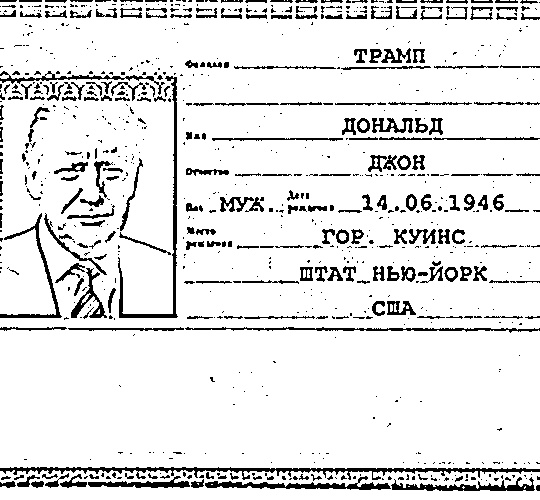
#> input picture pass_temp/0.jpg, 540 x 500 px, given in place of 2_symbols.jpg, which was not available
$ jupyter execute --allow-errors task_3.ipynb   (text cells are left out)
#> lines starting #> are read from the running program, lines starting #| are printed output that depends on the picture; pictures that were not available may be replaced by others from this repository, and a replacement may not be noted
### color_normalization.py
# -*- coding: utf-8 -*-
import cv2
import numpy as np

image_test = cv2.imread(r"D:\work\test_comp_vision\test_for_MindSet\pass_temp\2_symbols.jpg")
#> image_test is the input picture: shape (500, 540, 3); min 0, max 255, mean 228.4
image_test = cv2.cvtColor(image_test, cv2.COLOR_BGR2GRAY)
#> image_test: shape (500, 540)


# [71 lines left out: functions normalize_it, normalize_img_color, not called in this run]


# [18 lines that do not run on import are left out]

### task_3.ipynb
[cell 1]
import cv2
import numpy as np
import os
import math
import tensorflow as tf
import idx2numpy as idx
import time
import pytesseract
import string
import color_normalization as cn
import matplotlib.pyplot as plt

# from matplotlib import pyplot as plt       # чтобы выводить промежуточные фото в jupyter
from PIL import Image
from tensorflow import keras
from keras.models import Sequential
from keras import optimizers
from keras.layers import Convolution2D, MaxPooling2D, Dropout, Flatten, Dense, Reshape, LSTM, BatchNormalization, RandomZoom, RandomRotation, Rescaling, Resizing
from keras.optimizers import SGD, RMSprop, Adam
from keras import backend as K
from keras.constraints import maxnorm
from keras.preprocessing.image import ImageDataGenerator # Для аугментаци (устаревший способ, TF рекомендует добавить слой препроцессинга в модель)
from datetime import datetime
from datetime import timedelta

# Список всех настроечных параметров/констант
WORK_DIR = 'pass_photos'
TEMP_DIR = 'pass_temp'
MODELS_DIR = 'models'

#DATASET_IMG = r'D:\work\test_comp_vision\datasets\!_lines_w25_dataset_images_100k_upper2.idx'
#DATASET_CLS = r'D:\work\test_comp_vision\datasets\!_lines_w25_dataset_classes_100k_upper2.idx'

DS_TRAIN_IMG = r"D:\work\test_comp_vision\datasets\!_lines_w25_parsed_norm_TRAIN_125000_UPPER_CHAR_FIXED_COLOR_NORM_images.idx"
DS_TRAIN_LBL = r"D:\work\test_comp_vision\datasets\!_lines_w25_parsed_norm_TRAIN_125000_UPPER_CHAR_FIXED_COLOR_NORM_labels.idx"
DS_VALID_IMG = r"D:\work\test_comp_vision\datasets\!_lines_w25_parsed_norm_VALID_25000_UPPER_CHAR_FIXED_COLOR_NORM_images.idx"
DS_VALID_LBL = r"D:\work\test_comp_vision\datasets\!_lines_w25_parsed_norm_VALID_25000_UPPER_CHAR_FIXED_COLOR_NORM_labels.idx"
DS_TEST_IMG = r"D:\work\test_comp_vision\datasets\!_lines_w25_parsed_norm_TEST_25000_UPPER_CHAR_FIXED_COLOR_NORM_images.idx"
DS_TEST_LBL = r"D:\work\test_comp_vision\datasets\!_lines_w25_parsed_norm_TEST_25000_UPPER_CHAR_FIXED_COLOR_NORM_labels.idx"

SAVED_MODEL_NAME = 'ru_letters_125k_b64_e25_16pxMode_loss_0.14_acc_0.96.h5'
# TEST_FILE = 'pass_photos/1.jpeg'
IMG_HEIGHT = 1000            # требуемый размер фото для нормализации всех изображений
IMG_WIDTH = 600              # т.к. в задачу входит прочитать только ФИО, обрезаю серию/номер чтобы не усложнять распознавание
INDENT_LEFT = 220            # обрезаем фото т.к. без него получается лучше разделить фото на куски текста
INDENT_TOP = 40              # обрезаем лишнюю часть паспорта снизу
INDENT_BOTTOM = 120          # обрезаем нижние поля
SCALE_FACTOR = 1             # во сколько раз увеличиваем вырезанные слова для дальнейшей обработки букв
DATASET_SYMBOL_SIZE = 28     # размер изображений в тренировочном датасете
MODEL_SYMBOL_SIZE = 14       # т.к. распознаваемые фото имеют низкое разрешение - проще обучить модель на низком разрешении
# LABELS = '0123456789АБВГДЕЁЖЗИЙКЛМНОПРСТУФХЦЧШЩЪЫЬЭЮЯабвгдеёжзийклмнопрстуфхцчшщъыьэюя'
LABELS = 'АБВГДЕЁЖЗИЙКЛМНОПРСТУФХЦЧШЩЪЫЬЭЮЯ'   # for test 2
SYMBOLS_COUNT = len(LABELS)  # количество символов в датасете: 33 + 33 + 10 (заглавные, строчные, цифры)
SYMBOLS_MARGIN_X = 0.075       # это обозначает добавление полей вокруг текста шириной 7.5% от размера буквы слева/справа
SYMBOLS_MARGIN_Y = 0.1       # это обозначает добавление полей вокруг текста шириной 10% от размера буквы сверху/снизу
LANG = 'rus'                        # Язык для распознавания текста (Tesseract OCR)
PSM = 6                             # Page Segmentation Mode (--psm). Больше информации в Tesseract --help
OEM = 3                             # Engine Mode (--oem). Больше информации в Tesseract --help

[cell 2]
def get_files(directory: str) -> list:
    # Функция для получения списка файлов из каталога с фотографиями (как в task_1 и task_2)
    # TODO: переделать функцию, чтобы принимала в кач-ве параметра regex с перечислением искомых расширений файла
    names = []
    for filename in os.listdir(directory):
        if filename.endswith(".jpeg") or filename.endswith(".jpg") or filename.endswith(".png"):
            names.append(os.path.join(directory, filename))
    return names


# [222 lines left out: functions scale_image, normalize_img_size, cut_passport_info_area, set_gamma_corr, set_bright_cont, normalize_color and 3 more, not called in this run]


def labels_to_int(labels=LABELS) -> dict:
    # Преобразуем букву в числвой код для создания классов в модели
    # TODO - можно вынести этот функционал в препроцессинговый слой модели - layers.StringLookup(output_mode="one_hot")
#> called with labels = 'АБВГДЕЁЖЗИЙКЛМНОПРСТУФХЦЧШЩЪЫЬЭЮЯ'
    label_nums = {}
    for i, lab in enumerate(labels):
        label_nums[lab] = i
    print(label_nums)
    return label_nums


labels_comparison = labels_to_int()     # получаем сопоставление символа к коду из датасета
labels_symbol = list(labels_comparison.keys())     # и получаем отдельно список по символам и кодам
labels_class = list(labels_comparison.values())


# [93 lines left out: functions predict_img, recognize_word, recognize_symbol, recognize_by_tesseract, not called in this run]

[cell 3]
# Подгатавливаем модель для распознавания букв из датасетов по аналогии с EMNIST

# TODO - вместо подгонки данных перед отправкой на распознавание, нужно добавить этот слой непосредственно в модель
"""
resize_and_rescale = Sequential([
    layers.Resizing(DATASET_SYMBOL_SIZE, DATASET_SYMBOL_SIZE),
    layers.Rescaling(1./255)
])
"""

# does not use.
# [48 lines left out: functions augment, main_model, not called in this run]

[cell 4]
# Загружаем датасет Часть 1 / 2
TRAIN_SHARE = 0.7       # доля тренировочных данных = 75%
VALID_SHARE = (1 - TRAIN_SHARE) / 2     # доля валидационных данных - это половина от 100% минус тренировочные данные

# [11 lines of commented-out code are left out]
#> (the rest of this cell did not finish here and is left out)

#> (a cell that did not finish here is left out)

[cell 6]
BATCH = 64
EPOCH = 5     # TODO - прописать функционал авто выхода из обучения, если качество не улучшается на протяжении 10 эпох
DT_PATTERN = ("%Y.%m.%d %H:%M:%S")   # шаблон для вывода даты и времени запуска и завершения обучения модели


"""
# Способ обучения модели по изображениям прямо в папке без создания отдельного датасета
# В нем же задаются настройки аугментации, которая расширяет общую базу изображений с учетом модификаций картинки
# Генерируем изображения
generator = datagen.flow_from_directory(
    'data/train', # Папка с изображениями для обучения
    target_size=(224, 224), # Размер изображений
    batch_size=BATCH, # Размер батча
    class_mode='categorical' # Категориальная классификация
)

# Обучаем модель
model.fit_generator(
    generator,
    steps_per_epoch=len(generator),
    epochs=10
)
"""

# TODO - протестировать запуск на 100+ эпох 1/10 часть датасета (10 тыс изображений) с аугментацией

# Set a learning rate reduction
#> (the rest of this cell did not finish here and is left out)

[cell 7]
# [95 lines left out: function passport_data_parser, not called in this run]

[cell 8]
passports = get_files(WORK_DIR)
print(passports[:3])

[cell 9]
if 'model_name' in locals() or 'model_name' in globals():
    print("The model just created will be used.")
else:
    print("Early saved model will be used.")
    model_name = os.path.join(MODELS_DIR, SAVED_MODEL_NAME)

# TODO - тут потенциалная ошибка, если модель сохраняем в другом месте
#> (the rest of this cell did not finish here and is left out)

#> (a cell that did not finish here is left out)

[cell 11]
from tensorflow.keras.preprocessing import image
img = cv2.imread(r"D:\work\test_comp_vision\test_for_MindSet\pass_temp\0\0\3-0.jpg")
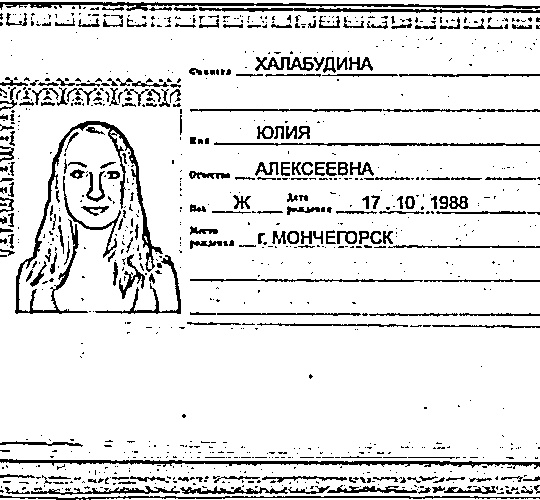
#> input picture pass_temp/1.jpg, 540 x 500 px, given in place of 3-0.jpg, which was not available
#> img is the input picture: shape (500, 540, 3); min 0, max 255, mean 226.2

gray = cv2.cvtColor(img, cv2.COLOR_BGR2GRAY)
# img_gamma = set_gamma_corr(image=img)
#img_uint8 = image.img_to_array(img, dtype='uint8')
#blur = cv2.medianBlur(img_uint8, 5)
# TODO - закомиттить в доку описание ошибки CV_8UC1. adaptive Threshold требует на вход изгбражение строкго gray!
# необходимо это описать либо в документации, либо в коде ошибки.
# cv2  error: (-215:Assertion failed) src.type() == CV_8UC1 in function 'cv::adaptiveThreshold'
tresh1 = cv2.adaptiveThreshold(gray, 255, cv2.ADAPTIVE_THRESH_GAUSSIAN_C, cv2.THRESH_BINARY, 9, 5)
#> tresh1: shape (500, 540); 88.7% white; black in thin lines or dots
#tresh2 = cv2.adaptiveThreshold(gray, 255, cv2.ADAPTIVE_THRESH_GAUSSIAN_C, cv2.THRESH_BINARY, 9, 7)
tresh3 = cv2.adaptiveThreshold(gray, 255, cv2.ADAPTIVE_THRESH_GAUSSIAN_C, cv2.THRESH_BINARY, 9, 9)
#> tresh3: shape (500, 540); 88.8% white; black in thin lines or dots
tresh4 = cv2.adaptiveThreshold(gray, 255, cv2.ADAPTIVE_THRESH_GAUSSIAN_C, cv2.THRESH_BINARY, 25, 9)
tresh5 = cv2.adaptiveThreshold(gray, 255, cv2.ADAPTIVE_THRESH_GAUSSIAN_C, cv2.THRESH_BINARY, 35, 9)
tresh6 = cv2.adaptiveThreshold(gray, 255, cv2.ADAPTIVE_THRESH_GAUSSIAN_C, cv2.THRESH_BINARY, 11, 11)
tresh7 = cv2.adaptiveThreshold(gray, 255, cv2.ADAPTIVE_THRESH_GAUSSIAN_C, cv2.THRESH_BINARY, 25, 25)  # ФАВОРИТ

# cv2.imshow('Gamma 0.25', set_gamma_corr(image=img, gamma=0.25))
# cv2.imshow('Gamma 0.5', set_gamma_corr(image=img, gamma=0.5))
cv2.imshow('orig_image', img)
# cv2.imshow('Gamma 2.0', set_gamma_corr(image=img, gamma=2.0))
cv2.imshow('Contrast 1.5', cv2.convertScaleAbs(gray, alpha=1.5, beta=0))
#cv2.imshow('Contrast 1.75', cv2.convertScaleAbs(gray, alpha=1.75, beta=0))
cv2.imshow('TRESH 9, 5', tresh1)
#cv2.imshow('TRESH 9, 7', tresh2)
#cont = cv2.convertScaleAbs(gray, alpha=1.25, beta=0)
tresh8 = cv2.adaptiveThreshold(gray, 255, cv2.ADAPTIVE_THRESH_GAUSSIAN_C, cv2.THRESH_BINARY, 25, 11)
cv2.imshow('TRESH 25, 11', tresh8)
cv2.imshow('TRESH 25, 9', tresh4)
cv2.imshow('TRESH 35, 9', tresh5)
cv2.imshow('TRESH 11, 11', tresh6)
cv2.imshow('TRESH 25, 25', tresh7)

cv2.waitKey(0)
# cv2.destroyAllwindows()

[cell 12]
from tensorflow.keras.preprocessing import image
img = cv2.imread(r"D:\work\test_comp_vision\test_for_MindSet\pass_temp\0\0\3-0.jpg")
scale_size = 0.5
dim1 = (int(img.shape[0]*scale_size), int(img.shape[1]*scale_size))
#> dim1 = (250, 270)
dim2 = (int(img.shape[0]*16), int(img.shape[1]*16))
#> dim2 = (8000, 8640)

inter1 = cv2.resize(img, dim1, interpolation = cv2.INTER_NEAREST) # 1
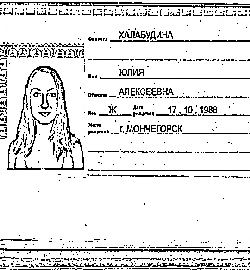
#> inter1: shape (270, 250, 3); min 0, max 255, mean 225.5
inter1 = cv2.resize(inter1, dim2, interpolation = cv2.INTER_NEAREST) # 1
inter3 = cv2.resize(img, dim1, interpolation = cv2.INTER_AREA)    # 2
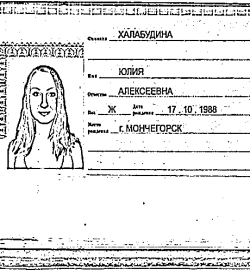
#> inter3: shape (270, 250, 3); min 0, max 255, mean 226.2
inter3 = cv2.resize(inter3, dim2, interpolation = cv2.INTER_NEAREST) # 1
inter2 = cv2.resize(img, dim1, interpolation = cv2.INTER_LINEAR)  # 3
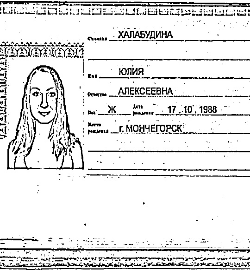
#> inter2: shape (270, 250, 3); min 0, max 255, mean 226.3
inter2 = cv2.resize(inter2, dim2, interpolation = cv2.INTER_NEAREST) # 1
# [7 lines of commented-out code are left out]
cv2.imshow('NEAREST', inter1)
cv2.imshow('AREA', inter2)
cv2.imshow('LINEAR', inter3)
# [5 lines of commented-out code are left out]


cv2.waitKey(0)
